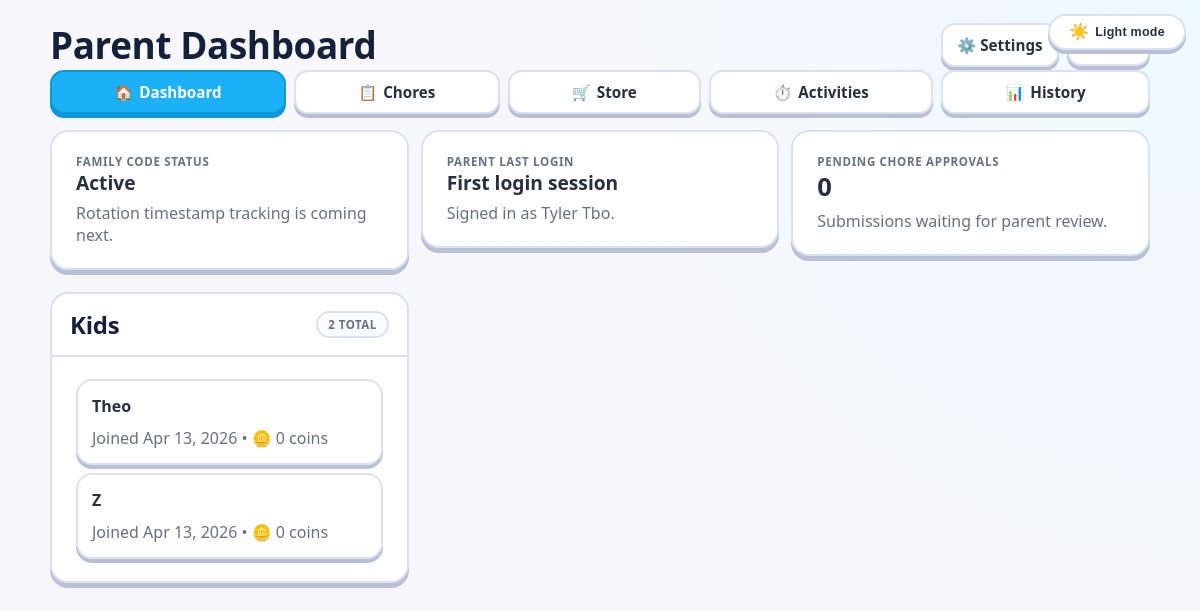
Screenshot of /parent/dashboard (signed in) with the database file from the repository.
### src/models/main.py (models this page shows, shortened)
class Parent(db.Model):
	__tablename__ = "parents"
	id = db.Column(db.Integer, primary_key=True)
	family_id = db.Column(db.Integer, db.ForeignKey("families.id"), nullable=False, index=True)
	email = db.Column(db.String(255), nullable=False, unique=True, index=True)
	password_hash = db.Column(db.String(255), nullable=False)
	name = db.Column(db.String(120), nullable=False)
	created_at = db.Column(db.DateTime, default=datetime.utcnow, nullable=False)
	last_login_at = db.Column(db.DateTime)
	family = db.relationship("Family", back_populates="parents")
	registered_devices = db.relationship("TrustedDevice", back_populates="registered_by_parent")

class Kid(db.Model):
	__tablename__ = "kids"
	id = db.Column(db.Integer, primary_key=True)
	family_id = db.Column(db.Integer, db.ForeignKey("families.id"), nullable=False, index=True)
	display_name = db.Column(db.String(120), nullable=False)
	pin_hash = db.Column(db.String(255), nullable=False)
	created_at = db.Column(db.DateTime, default=datetime.utcnow, nullable=False)
	is_active = db.Column(db.Boolean, default=True, nullable=False)
	coin_balance = db.Column(db.Integer, default=0, nullable=False)
	family = db.relationship("Family", back_populates="kids")

### src/controllers/routes.py (the view)
@public_bp.get("/parent/dashboard")
@parent_web_login_required
def parent_dashboard():
	parent, family = _load_parent_and_family()
	if not parent or not family:
		session.clear()
		flash("Session expired. Please log in again.", "error")
		return redirect(url_for("public.login"))
	kids = Kid.query.filter_by(family_id=family.id, is_active=True).order_by(Kid.created_at.asc()).all()
	pending_approvals_count = ChoreSubmission.query.filter_by(family_id=family.id, status="submitted").count()
	return render_template(
		"private/parents/dashboard.html",
		parent=parent,
		family=family,
		kids=kids,
		pending_approvals_count=pending_approvals_count,
	)

### src/controllers/routes.py (called while the page is built)
def parent_web_login_required(func):
	@wraps(func)
	def wrapper(*args, **kwargs):
		if session.get("role") != "parent" or not session.get("parent_id"):
			flash("Please log in as a parent to continue.", "error")
			return redirect(url_for("public.login"))
		return func(*args, **kwargs)
	return wrapper

def _load_parent_and_family():
	parent = Parent.query.get(session.get("parent_id"))
	family = Family.query.get(session.get("family_id"))
	return parent, family

### src/templates/private/parents/dashboard.html (shortened to what this page needs)
{% extends "bases/private.html" %}
{% block nav %}
<div class="d-flex justify-content-between align-items-center flex-wrap gap-2 mb-3">
	<h1 style="font-size: clamp(1.6rem, 3.4vw, 2.3rem);">Parent Dashboard</h1>
	<div class="d-flex gap-2 align-items-center">
		<a href="{{ url_for('public.parent_settings') }}" class="btn">⚙️ Settings</a>
		<form method="post" action="{{ url_for('public.parent_logout') }}">
			<button type="submit" class="btn">Logout</button>
		</form>
	</div>
</div>
{% include 'private/parents/components/navbar.html' %}
{% endblock %}
{% block content %}
<div class="dashboard-container">
	<section class="dashboard-grid">
		<div class="row g-3">
			<div class="col-12 col-md-6 col-lg-4">
				<article class="dashboard-card">
					<div class="card-body">
						<div class="metric-label">Family code status</div>
						<div class="metric-value" style="font-size:1.2rem;">Active</div>
						<p class="muted" style="margin-top:6px;">Rotation timestamp tracking is coming next.</p>
					</div>
				</article>
			</div>
			<div class="col-12 col-md-6 col-lg-4">
				<article class="dashboard-card">
					<div class="card-body">
						<div class="metric-label">Parent last login</div>
						<div class="metric-value" style="font-size:1.2rem;">
							{% if parent.last_login_at %}
								{{ parent.last_login_at.strftime('%b %d, %Y %I:%M %p') }}
							{% else %}
								First login session
							{% endif %}
						</div>
						<p class="muted" style="margin-top:6px;">Signed in as {{ parent.name }}.</p>
					</div>
				</article>
			</div>
			<div class="col-12 col-md-6 col-lg-4">
				<article class="dashboard-card">
					<div class="card-body">
						<div class="metric-label">Pending chore approvals</div>
						<div class="metric-value">
							{% if pending_approvals_count is not none %}
								{{ pending_approvals_count }}
							{% else %}
								—
							{% endif %}
						</div>
						<p class="muted" style="margin-top:6px;">Submissions waiting for parent review.</p>
					</div>
				</article>
			</div>
		</div>
	</section>
	<section class="dashboard-grid">
		<div class="row g-3">
			<div class="col-12">
				<article class="dashboard-card full-width">
					<header class="card-header">
						<h2>Kids</h2>
						<span class="pill">{{ kids|length }} total</span>
					</header>
					<div class="card-body">
						{% if kids %}
							<div class="d-flex flex-column gap-2">
								{% for kid in kids %}
									<div class="chore-item">
										<strong>{{ kid.display_name }}</strong>
										<span class="muted">Joined {{ kid.created_at.strftime('%b %d, %Y') }} • 🪙 {{ kid.coin_balance }} coins</span>
									</div>
								{% endfor %}
							</div>
						{% else %}
							<div class="empty-state">No kids yet. Add your first kid above.</div>
						{% endif %}
					</div>
				</article>
			</div>
		</div>
	</section>
</div>
{% endblock %}

### src/static/css/galactic-opera.css (style rules this page uses)
:root { --duo-green: #58cc02; --duo-green-dark: #46a302; --duo-blue: #1cb0f6; --duo-yellow: #ffc800; --duo-red: #ff4b4b; --duo-purple: #8549ba; --duo-ink: #27303f; --duo-muted: #667085; --duo-bg: #f7f7fb; --duo-panel: #ffffff; --duo-border: #dbe1f0; --duo-shadow: #b8c0d8; --radius: 18px; --text-primary: #27303f; --text-secondary: #667085; --text-muted: #8a94a8; --border-color: #dbe1f0; --surface: #ffffff; --coin-primary: #ffc800; --coin-dark: #d0a600; }
* { box-sizing: border-box; }
body { margin: 0; color: var(--duo-ink); font-family: "Nunito", "Avenir Next", "Segoe UI", -apple-system, BlinkMacSystemFont, sans-serif; background: radial-gradient(circle at top right, #ecf9ff 0%, transparent 40%), var(--duo-bg); min-height: 100vh; }
h1, h2, h3, h4 { margin: 0; color: #14213b; font-weight: 900; letter-spacing: -0.01em; }
p { margin: 0; }
a { color: inherit; text-decoration: none; }
.panel, .dashboard-card, .card, .modal-content { background: var(--duo-panel); border: 2px solid var(--duo-border); border-radius: var(--radius); box-shadow: 0 5px 0 var(--duo-shadow); }
.card-body { padding: 22px 24px; }
.dashboard-container { display: grid; gap: 22px; }
.metric-label { font-size: .72rem; text-transform: uppercase; letter-spacing: .06em; color: var(--duo-muted); font-weight: 800; }
.metric-value { font-size: 1.6rem; font-weight: 900; color: var(--duo-ink); }
.pill { display: inline-flex; align-items: center; padding: 4px 10px; border-radius: 999px; border: 2px solid var(--duo-border); background: color-mix(in srgb, var(--duo-panel) 82%, #dce9ff 18%); color: var(--duo-muted); font-size: .72rem; font-weight: 900; letter-spacing: .04em; text-transform: uppercase; }
.dashboard-grid { display: grid; gap: 16px; }
.card-header { display: flex; align-items: center; justify-content: space-between; gap: 10px; border-bottom: 2px solid var(--duo-border); padding: 14px 18px; border-radius: var(--radius) var(--radius) 0 0; background: color-mix(in srgb, var(--duo-panel) 85%, #ffffff 15%); }
.btn, button, .btn-primary, .btn-success, .btn-danger, .btn-secondary, .nav-btn { display: inline-flex; align-items: center; justify-content: center; gap: 6px; border-radius: 14px; border: 2px solid transparent; padding: 10px 14px; font-weight: 900; font-size: 0.95rem; cursor: pointer; transition: transform .08s ease; }
.btn, .btn-secondary, .nav-btn { background: var(--duo-panel); color: var(--duo-ink); border-color: var(--duo-border); box-shadow: 0 4px 0 var(--duo-shadow); }
.muted, .text-muted, .timestamp { color: var(--duo-muted); }
.chore-item, .store-item, .assignment-item, .activity-card { border: 2px solid var(--duo-border); border-radius: 16px; background: var(--duo-panel); box-shadow: 0 4px 0 var(--duo-shadow); padding: 14px; display: grid; gap: 10px; }
.full-width { width: 100%; }
.row { display: grid; grid-template-columns: 1fr; gap: 12px; }
.g-3 { gap: 12px; }
.col-12, .col-6, .col-md-6, .col-lg-4 { min-width: 0; }
.d-flex { display: flex; }
.justify-content-between { justify-content: space-between; }
.align-items-center { align-items: center; }
.flex-wrap { flex-wrap: wrap; }
.flex-column { flex-direction: column; }
.gap-2 { gap: 8px; }
@media (min-width: 640px) { .row { grid-template-columns: repeat(2, minmax(0, 1fr)); } }
@media (min-width: 960px) { .row { grid-template-columns: repeat(3, minmax(0, 1fr)); } }

### rows the page displays
Parent: name "Tyler Tbo"
Kid: display_name "Theo", created_at "Apr 13, 2026", coin_balance "0"
Kid: display_name "Z", created_at "Apr 13, 2026", coin_balance "0"

### other values shown
{{ pending_approvals_count }} "0"
{{ kids|length }} "2"
